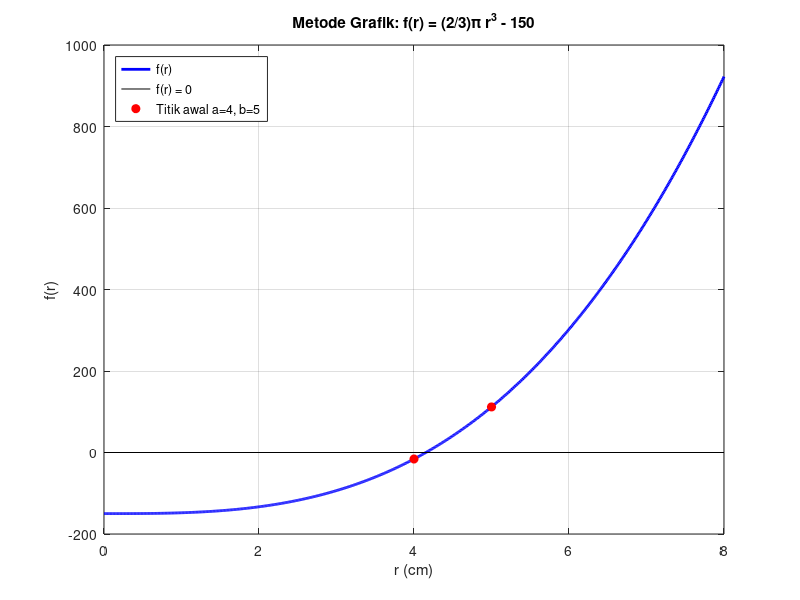

The MATLAB script that drew this image:
%  RESPONSI 1 PRAKTIKUM METODE NUMERIK
%  KASUS 3 : Persamaan Non-Linier - Jari-jari Bola dalam Tabung
%  Metode  : Grafik (menentukan selang awal) + Biseksi

clc; clear; close all;

%% 1. PERUMUSAN PERSAMAAN NON-LINIER
V_bola = 300;                     % volume bola (cm^3)
% Tabung membungkus bola  -> tinggi t = 2r
%   V_bola   = (4/3)*pi*r^3
%   V_tabung = pi*r^2*t = 2*pi*r^3
%   V_bola : V_tabung = (4/3) : 2 = 2 : 3
V_tabung = (3/2) * V_bola;        % = 450 cm^3
V_luar   = V_tabung - V_bola;     % = 150 cm^3 (volume tabung di luar bola)
% V_luar = (2/3)*pi*r^3  ->  f(r) = (2/3)*pi*r^3 - V_luar = 0
f = @(r) (2/3) * pi * r.^3 - V_luar;

fprintf('=== 1. PERUMUSAN ===\n');
fprintf('V_bola   = %.2f cm^3\n', V_bola);
fprintf('V_tabung = %.2f cm^3 (= 3/2 x V_bola)\n', V_tabung);
fprintf('V_luar   = %.2f cm^3\n', V_luar);
fprintf('Persamaan: f(r) = (2/3)*pi*r^3 - %.0f = 0\n', V_luar);

%% 2. METODE GRAFIK UNTUK MENENTUKAN SELANG AWAL
r = 0:0.01:8;
figure('Name', 'Kasus 3 - Metode Grafik');
plot(r, f(r), 'b-', 'LineWidth', 2); hold on;
plot([0 8], [0 0], 'k-');                        % sumbu f(r) = 0
grid on; xlabel('r (cm)'); ylabel('f(r)');
title('Metode Grafik: f(r) = (2/3)\pi r^3 - 150');
a0 = 4;  b0 = 5;                                 % selang dari pengamatan grafik
plot([a0 b0], [f(a0) f(b0)], 'ro', 'MarkerFaceColor', 'r');
legend({'f(r)', 'f(r) = 0', 'Titik awal a=4, b=5'}, 'Location', 'northwest');
saveas(gcf, 'kasus3_grafik.png');

fprintf('\n=== 2. METODE GRAFIK ===\n');
fprintf('f(%d) = %10.6f\n', a0, f(a0));
fprintf('f(%d) = %10.6f\n', b0, f(b0));
fprintf('f(a)*f(b) = %.4f < 0  -> terdapat akar pada [%d, %d]\n', f(a0)*f(b0), a0, b0);

%% 3. METODE BISEKSI
tol     = 1e-6;                  % toleransi (setengah lebar selang)
maxIter = 100;
a = a0;  b = b0;
if f(a) * f(b) > 0
    error('f(a) dan f(b) bertanda sama: tidak ada jaminan akar di [a,b].');
end
tabel = zeros(maxIter, 8);       % kolom: i a b c f(a) f(b) f(c) galat
for i = 1:maxIter
    c     = (a + b) / 2;                       % titik tengah
    galat = (b - a) / 2;                       % batas galat pada iterasi ini
    tabel(i,:) = [i, a, b, c, f(a), f(b), f(c), galat];
    if f(a) * f(c) < 0
        b = c;                                 % akar di [a, c]
    else
        a = c;                                 % akar di [c, b]
    end
    if galat < tol || f(c) == 0
        break;
    end
end
tabel  = tabel(1:i, :);                        % buang baris yang tidak terpakai
r_akar = c;

fprintf('\n=== 3. TABEL ITERASI BISEKSI ===\n');
fprintf('%-3s %10s %10s %11s %11s %11s %11s %12s\n', 'i', 'a', 'b', 'c', ...
    'f(a)', 'f(b)', 'f(c)', 'Galat');
for k = 1:size(tabel,1)
    fprintf('%-3d %10.6f %10.6f %11.7f %11.6f %11.6f %11.6f %12.8f\n', tabel(k,:));
end

%% 4. HASIL AKHIR DAN VERIFIKASI
r_eksak = (V_luar * 3 / (2 * pi))^(1/3);        % solusi analitik pembanding
fprintf('\n=== 4. HASIL AKHIR ===\n');
fprintf('Jari-jari bola = jari-jari tabung r = %.6f cm\n', r_akar);
fprintf('Tinggi tabung  t = 2r               = %.6f cm\n', 2*r_akar);
fprintf('Volume bola    (4/3)*pi*r^3         = %.4f cm^3\n', 4/3*pi*r_akar^3);
fprintf('Volume tabung  2*pi*r^3             = %.4f cm^3\n', 2*pi*r_akar^3);
fprintf('Volume tabung di luar bola          = %.4f cm^3\n', 2/3*pi*r_akar^3);
fprintf('f(r_akar)                           = %.6e\n', f(r_akar));
fprintf('Solusi analitik r = (225/pi)^(1/3)  = %.6f cm\n', r_eksak);
fprintf('Selisih |r_biseksi - r_analitik|    = %.6e\n', abs(r_akar - r_eksak));
